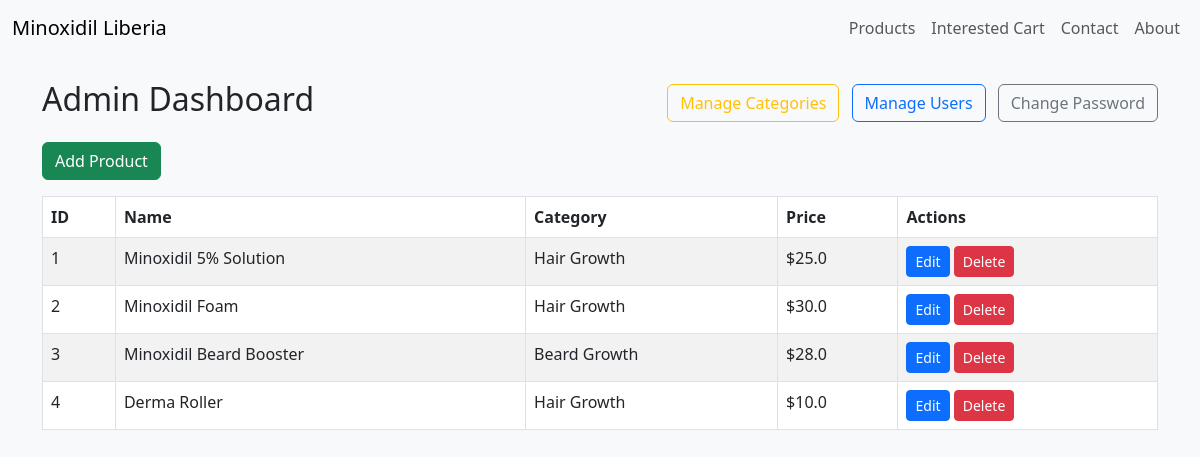
The page /admin (signed in) on the database its author committed.
### app/models.py (models this page shows)
class Product(db.Model):
    id = db.Column(db.Integer, primary_key=True)
    name = db.Column(db.String(120), nullable=False)
    description = db.Column(db.Text, nullable=False)
    price = db.Column(db.Float, nullable=False)
    image_url = db.Column(db.String(255))
    category_id = db.Column(db.Integer, db.ForeignKey('category.id'), nullable=False)

class Category(db.Model):
    id = db.Column(db.Integer, primary_key=True)
    name = db.Column(db.String(80), nullable=False, unique=True)
    products = db.relationship('Product', backref='category', lazy=True)

### app/admin.py (the view)
@app.route('/admin')
@login_required
def admin_dashboard():
    products = Product.query.all()
    return render_template('admin/dashboard.html', products=products)

### app/auth.py (called while the page is built)
@login_manager.user_loader
def load_user(user_id):
    return User.query.get(int(user_id))

### app/models.py (called while the page is built)
    @property
    def is_authenticated(self):
        return True

### app/templates/admin/dashboard.html (shortened to what this page needs)
{% extends 'base.html' %}
{% block content %}
<div class="d-flex justify-content-between align-items-center mb-3">
    <h2>Admin Dashboard</h2>
    <div>
        <a href="{{ url_for('manage_categories') }}" class="btn btn-outline-warning me-2">Manage Categories</a>
        <a href="{{ url_for('manage_users') }}" class="btn btn-outline-primary me-2">Manage Users</a>
        <a href="{{ url_for('change_password') }}" class="btn btn-outline-secondary">Change Password</a>
    </div>
</div>
<a href="{{ url_for('add_product') }}" class="btn btn-success mb-3">Add Product</a>
<table class="table table-bordered table-striped">
    <thead>
        <tr>
            <th>ID</th>
            <th>Name</th>
            <th>Category</th>
            <th>Price</th>
            <th>Actions</th>
        </tr>
    </thead>
    <tbody>
        {% for product in products %}
        <tr>
            <td>{{ product.id }}</td>
            <td>{{ product.name }}</td>
            <td>{{ product.category.name }}</td>
            <td>${{ product.price }}</td>
            <td>
                <a href="{{ url_for('edit_product', product_id=product.id) }}" class="btn btn-primary btn-sm">Edit</a>
                <form action="{{ url_for('delete_product', product_id=product.id) }}" method="post" style="display:inline;">
                    <button type="submit" class="btn btn-danger btn-sm" onclick="return confirm('Are you sure?')">Delete</button>
                </form>
            </td>
        </tr>
        {% endfor %}
    </tbody>
</table>
{% endblock %}

### app/static/style.css (style rules this page uses)
body { background-color: #f8f9fa; }

### rows shown on the page
Product: id "1", name "Minoxidil 5% Solution", category.name "Hair Growth", price "25.0"
Product: id "2", name "Minoxidil Foam", category.name "Hair Growth", price "30.0"
Product: id "3", name "Minoxidil Beard Booster", category.name "Beard Growth", price "28.0"
Product: id "4", name "Derma Roller", category.name "Hair Growth", price "10.0"
